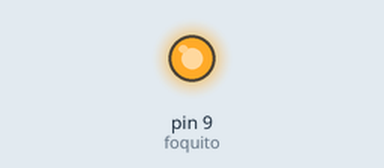
This sketch was run on a simulated Arduino Uno, built with avr-gcc and run on an emulated ATmega328P. On the bench: output pins drawn as LEDs (lit = HIGH).

Above: at 0.05 s.
Timing chart, 0 to 3.0 s (numbered marks = the images above):
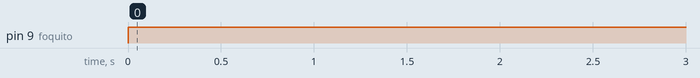

Measured:
- by itself, pin 9 (foquito): LOW → HIGH at 0.00 s

The sketch:

LedParpadeante.ino
```cpp
const int foquito=9;

void setup()
{
 pinMode(foquito,OUTPUT);
}
void loop()
{
 digitalWrite(foquito, HIGH);
 delay(100);
 digitalWrite(foquito, LOW);
}
```
